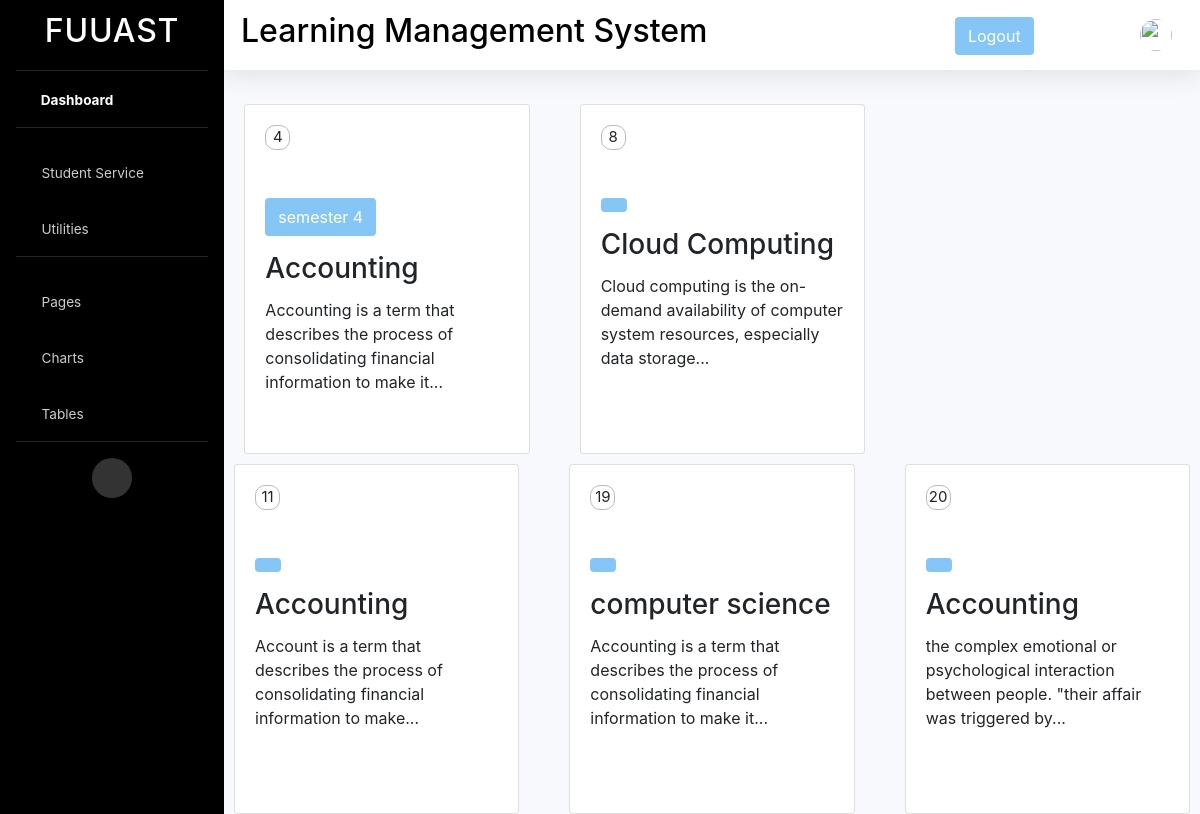
/Final_project/Final_project/teacher_courses.php (signed in), run on the app's committed database.
### tables this page shows
CREATE TABLE `teacher_courses` (
  `id` int(255) NOT NULL,
  `courses_heading` text NOT NULL,
  `courses_des` text NOT NULL,
  `courses_assign_teacher` int(100) NOT NULL,
  `semesters` varchar(255) NOT NULL
);

### Final_project/Final_project/teacher_courses.php (the view, shortened to what this page needs)
<?php
include "studentnav.php";
include "link.php";
include "db_connect.php";
?>
<!DOCTYPE html>
<html lang="en">
<head>
</head>
<body>
  <div class="row">
  <?php
$t_id = $_SESSION['id'];
print_r($t_id);
$sql="SELECT * FROM teacher_courses WHERE courses_assign_teacher= '{$t_id}'";
if($result = mysqli_query($conn, $sql)){
  if(mysqli_num_rows($result) > 0){
    while($row = mysqli_fetch_array($result)){
  $ID= $row['id'];
  $heading= $row['courses_heading'];
  $cat= $row['semesters'];
  $des= $row['courses_des'];
  $string = strip_tags($des);
     if(strlen($string)>50){
      $srtingcut=substr($string,0,100);
      $endpoint=strrpos($srtingcut,' ');
      $string=$endpoint?substr($srtingcut,0,$endpoint):substr($srtingcut,0);
      $string.='...';
     }
  echo'<div class="col-lg-4">
  <div class="card">
  <div class="card-body">
  <div class="number"> '.$ID.' </div>
  <a href="adminhome.php" class="btn mt-5">'.$cat.'</a>
    <h3 class="card-title mt-3">'.$heading.'</h3>
    <p class="card-text">'.$string.'</p>
    </div>
  </div>
</div>';
  }
  }
}
?>
  </div>
</body>
</html>

### Final_project/Final_project/studentnav.php (style rules this page uses)
a.btn { color: white; background-color: rgb(134, 198, 247); }
a { text-decoration: none; color:white; }

### Final_project/Final_project/teacher_courses.php (style rules this page uses)
.card { height: 350px; margin: 10px 10px 0px 10px; }
.number { width: 25px; height: 25px; border: 0.5px solid rgb(188, 187, 187); text-align: center; border-radius: 10px; font-size: 15px; }
.btn { color: rgb(43, 39, 145); }

### data on the page
teacher_courses: id "4", semesters "semester 4", courses_heading "Accounting", courses_des "Accounting is a term that describes the process of consolidating financial information to make it..."
teacher_courses: id "8", courses_heading "Cloud Computing", courses_des "Cloud computing is the on-demand availability of computer system resources, especially data storage..."
teacher_courses: id "11", courses_heading "Accounting", courses_des "Account is a term that describes the process of consolidating financial information to make..."
teacher_courses: id "19", courses_heading "computer science", courses_des "Accounting is a term that describes the process of consolidating financial information to make it..."
teacher_courses: id "20", courses_heading "Accounting", courses_des "the complex emotional or psychological interaction between people. \"their affair was triggered by..."
